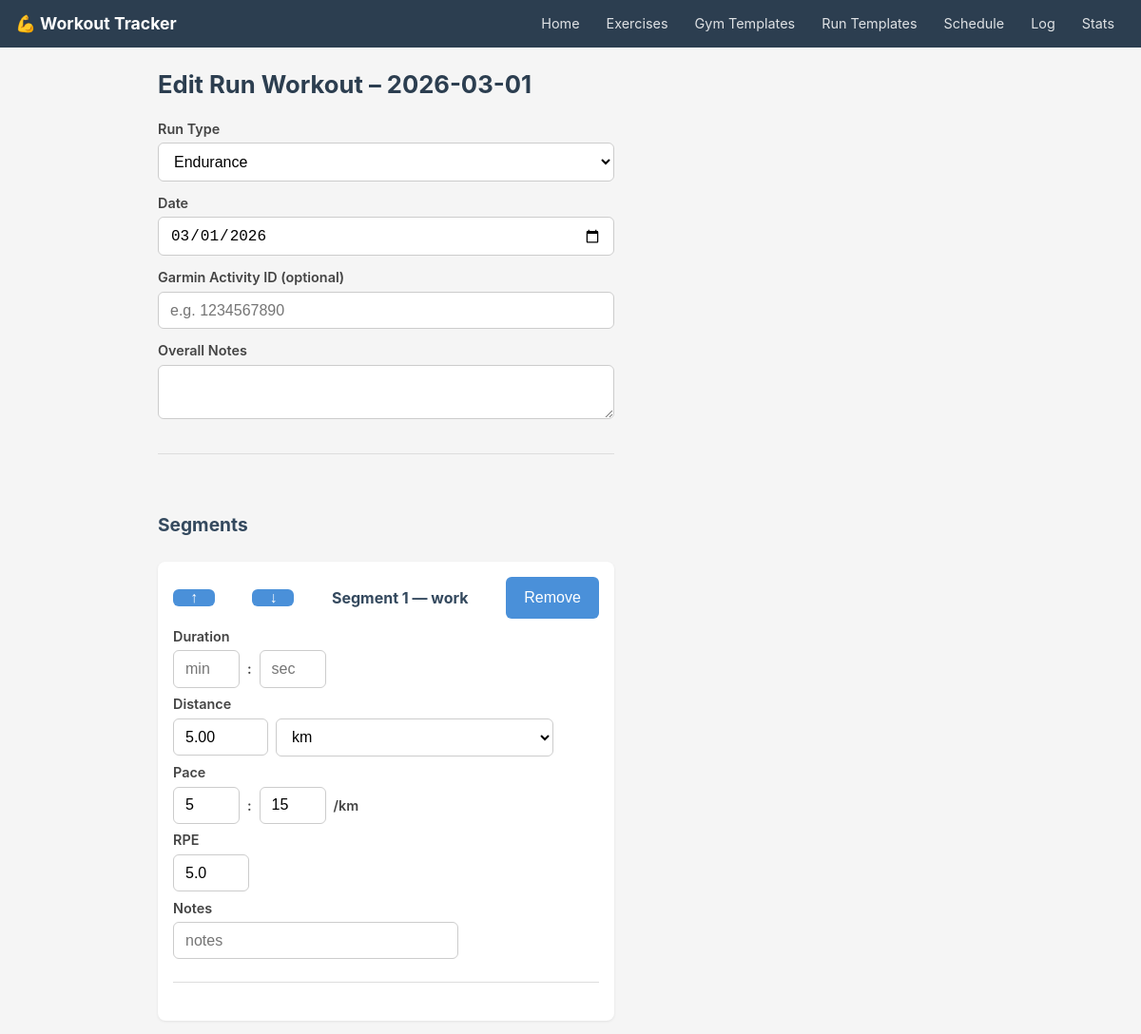
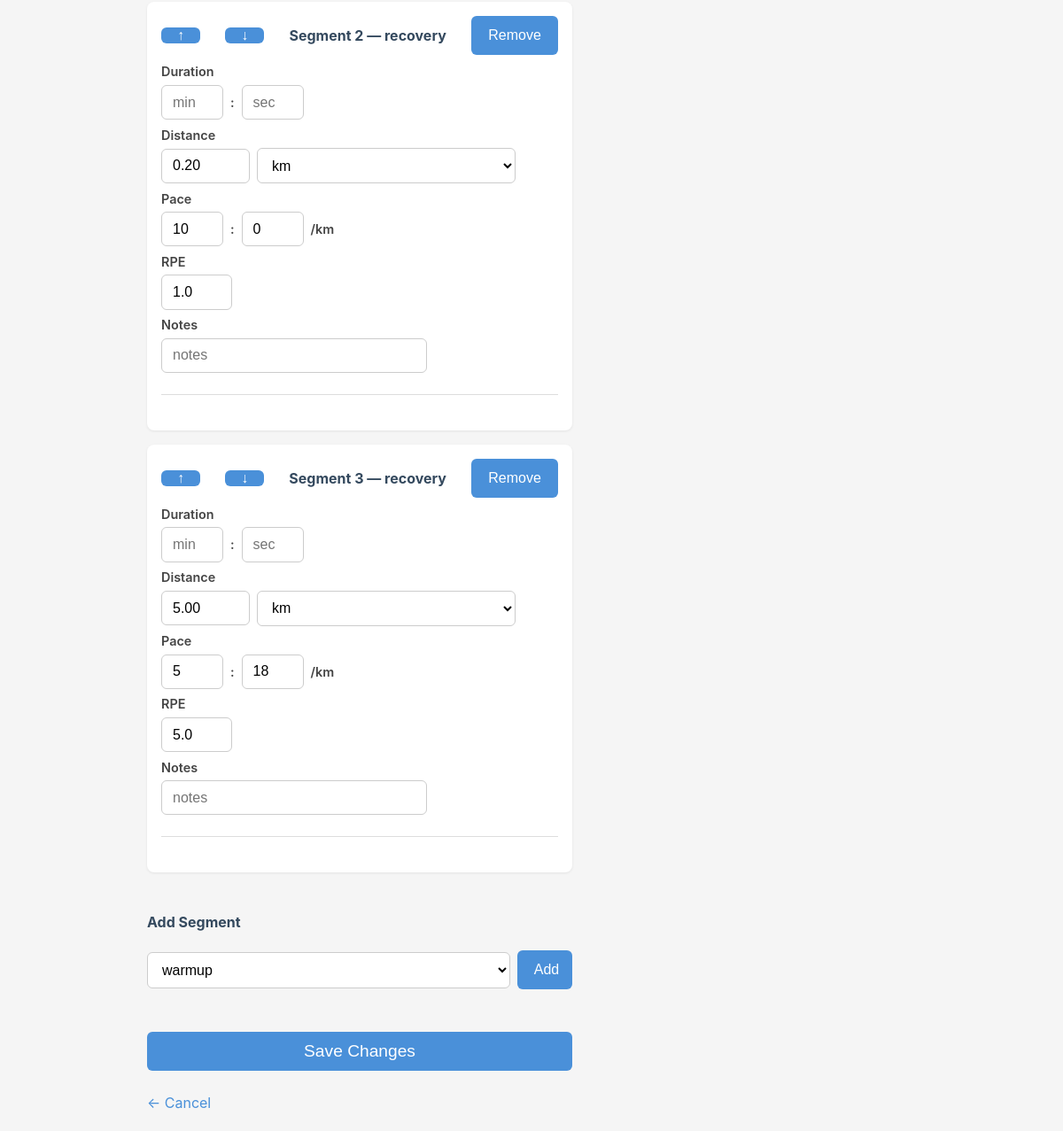
Page /log/run/2/edit on the committed database (2 pictures, top to bottom).
### tables this page shows
CREATE TABLE completed_run_workouts (
        id                     INTEGER PRIMARY KEY AUTOINCREMENT,
        date                   TEXT NOT NULL,
        run_template_id        INTEGER REFERENCES run_templates(id),  -- soft reference, nullable
        run_type               TEXT NOT NULL,
        total_distance_meters  REAL,
        total_duration_seconds INTEGER,
        garmin_activity_id     TEXT,
        notes                  TEXT
    );

CREATE TABLE completed_run_segments (
        id                      INTEGER PRIMARY KEY AUTOINCREMENT,
        workout_id              INTEGER NOT NULL REFERENCES completed_run_workouts(id) ON DELETE CASCADE,
        order_index             INTEGER NOT NULL,
        segment_type            TEXT NOT NULL,
        actual_duration_seconds INTEGER,
        actual_distance_meters  REAL,
        actual_pace_min_per_km  REAL,
        actual_rpe              REAL,
        notes                   TEXT
    );

### routers/completed_run.py (the view)
@router.get("/{workout_id}/edit", response_class=HTMLResponse)
def edit_run_log(request: Request, workout_id: int):
    conn = get_connection()
    workout = conn.execute("""
        SELECT crw.*, rt.name as template_name
        FROM completed_run_workouts crw
        LEFT JOIN run_templates rt ON rt.id = crw.run_template_id
        WHERE crw.id = ?
    """, (workout_id,)).fetchone()
    if not workout:
        conn.close()
        return HTMLResponse("Workout not found", status_code=404)
    segments = conn.execute("""
        SELECT * FROM completed_run_segments
        WHERE workout_id = ?
        ORDER BY order_index
    """, (workout_id,)).fetchall()
    conn.close()
    return templates.TemplateResponse("completed_run/edit.html", {
        "request": request,
        "workout": workout,
        "segments": segments,
        "segment_types": SEGMENT_TYPES,
        "run_types": RUN_TYPES,
    })

### templates/completed_run/edit.html (shortened to what this page needs)
{% extends "base.html" %}
{% block content %}
<h1>Edit Run Workout – {{ workout.date }}</h1>
<form method="post" action="/log/run/{{ workout.id }}/update">
    <label>Run Type
        <select name="run_type">
            {% for rt in run_types %}
            <option value="{{ rt }}" {% if rt == workout.run_type %}selected{% endif %}>
                {{ rt | replace("_", " ") | title }}
            </option>
            {% endfor %}
        </select>
    </label>
    <label>Date
        <input type="date" name="date" value="{{ workout.date }}" required>
    </label>
    <label>Garmin Activity ID (optional)
        <input type="text" name="garmin_activity_id"
               placeholder="e.g. 1234567890"
               value="{{ workout.garmin_activity_id or '' }}">
    </label>
    <label>Overall Notes
        <textarea name="notes" rows="2">{{ workout.notes or '' }}</textarea>
    </label>
    <hr>
    <h2>Segments</h2>
    <div id="segment-container">
        {% for seg in segments %}
        {% set i = loop.index0 %}
        <div class="segment-block" id="segment-{{ i }}">
            <h3>
                <button type="button" onclick="moveSegment(this, -1)" style="min-height:unset;padding:0 0.3rem;" title="Move up">↑</button>
                <button type="button" onclick="moveSegment(this, 1)"  style="min-height:unset;padding:0 0.3rem;" title="Move down">↓</button>
                Segment {{ i + 1 }} — {{ seg.segment_type }}
                <button type="button"
                    data-index="{{ i }}"
                    onclick="removeSegment(parseInt(this.dataset.index))">Remove</button>
            </h3>
            <div style="display:flex; flex-direction:column; gap:0.4rem; max-width:400px;">
                <label>Duration
                    <div style="display:flex; gap:0.5rem; align-items:center;">
                        <input type="number" name="duration_minutes_{{ i }}" min="0" placeholder="min" style="width:70px"
                            value="{{ (seg.actual_duration_seconds // 60) if seg.actual_duration_seconds else '' }}">
                        <span>:</span>
                        <input type="number" name="duration_seconds_{{ i }}" min="0" max="59" placeholder="sec" style="width:70px"
                            value="{{ (seg.actual_duration_seconds % 60) if seg.actual_duration_seconds else '' }}">
                    </div>
                </label>
                <label>Distance
                    <div style="display:flex; gap:0.5rem; align-items:center;">
                        <input type="number" name="distance_value_{{ i }}" min="0" step="0.01" placeholder="value" style="width:100px"
                            value="{{ '%.2f'|format(seg.actual_distance_meters / 1000) if seg.actual_distance_meters else '' }}">
                        <select name="distance_unit_{{ i }}">
                            <option value="km">km</option>
                        </select>
                    </div>
                </label>
                <label>Pace
                    <div style="display:flex; gap:0.5rem; align-items:center;">
                        <input type="number" name="pace_minutes_{{ i }}" min="0" placeholder="min" style="width:70px"
                            value="{{ seg.actual_pace_min_per_km|int if seg.actual_pace_min_per_km else '' }}">
                        <span>:</span>
                        <input type="number" name="pace_seconds_{{ i }}" min="0" max="59" placeholder="sec" style="width:70px"
                            value="{{ (((seg.actual_pace_min_per_km - seg.actual_pace_min_per_km|int) * 60)|int) if seg.actual_pace_min_per_km else '' }}">
                        <span>/km</span>
                    </div>
                </label>
                <label>RPE
                    <input type="number" name="rpe_{{ i }}" min="1" max="10" step="0.5" style="width:80px"
                        value="{{ seg.actual_rpe or '' }}">
                </label>
                <label>Notes
                    <input type="text" name="seg_notes_{{ i }}" placeholder="notes" style="width:300px"
                        value="{{ seg.notes or '' }}">
                </label>
            </div>
            <hr>
        </div>
        {% endfor %}
    </div>
    <h3>Add Segment</h3>
    <div style="display:flex; gap:0.5rem; align-items:center;">
        <select id="extra-segment-type">
            {% for st in segment_types %}
            <option value="{{ st }}">{{ st }}</option>
            {% endfor %}
        </select>
        <button type="button" onclick="addSegment()">Add</button>
    </div>
    <br>
    <button type="submit" style="font-size:1.2rem; padding:0.5rem 2rem;">
        Save Changes
    </button>
</form>
<br>
<a href="/log/run/{{ workout.id }}">← Cancel</a>
{% endblock %}

### templates/base.html (style rules this page uses)
*, *::before, *::after { box-sizing: border-box; margin: 0; padding: 0; }
body { font-family: -apple-system, BlinkMacSystemFont, 'Segoe UI', sans-serif; font-size: 16px; line-height: 1.5; color: #222; background: #f5f5f5; }
h1 { font-size: 1.6rem; margin-bottom: 1rem; color: #2c3e50; }
h2 { font-size: 1.2rem; margin: 1.5rem 0 0.75rem; color: #34495e; }
h3 { font-size: 1rem; margin: 1rem 0 0.5rem; color: #34495e; }
hr { border: none; border-top: 1px solid #ddd; margin: 1.5rem 0; }
form { display: flex; flex-direction: column; gap: 0.75rem; max-width: 480px; }
label { display: flex; flex-direction: column; gap: 0.25rem; font-weight: 600; font-size: 0.9rem; color: #444; }
input, select, textarea { padding: 0.6rem 0.75rem; font-size: 1rem; border: 1px solid #ccc; border-radius: 6px; width: 100%; background: white; }
button, .btn { padding: 0.6rem 1.2rem; font-size: 1rem; border: none; border-radius: 6px; cursor: pointer; background: #4a90d9; color: white; min-height: 44px; min-width: 44px; }
a { color: #4a90d9; text-decoration: none; }
.exercise-block, .segment-block { background: white; border-radius: 8px; padding: 1rem; margin-bottom: 1rem; box-shadow: 0 1px 3px rgba(0,0,0,0.08); }
.exercise-block h3, .segment-block h3 { display: flex; justify-content: space-between; align-items: center; margin-top: 0; }

### rows in the picture
completed_run_workouts: date "2026-03-01", run_type "Endurance", date "03/01/2026"
completed_run_segments: i "1", segment_type "work", actual_distance_meters "5.00", actual_pace_min_per_km "5", actual_pace_min_per_km "15", actual_rpe "5.0"
completed_run_segments: i+1 "2", segment_type "recovery", actual_distance_meters "0.20", actual_pace_min_per_km "10", actual_pace_min_per_km "0", actual_rpe "1.0"
completed_run_segments: i "3", segment_type "recovery", actual_distance_meters "5.00", actual_pace_min_per_km "5", actual_pace_min_per_km "18", actual_rpe "5.0"

### other values in the picture
form field value "warmup"
